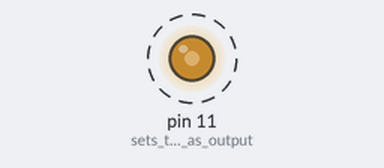
The sketch below on a simulated Arduino Uno, built with avr-gcc and run on an emulated ATmega328P. Shown: output pins drawn as LEDs (lit = HIGH). Dashed ring = blinking.

Above: at 0.05 s.
Timing chart, 0 to 3.0 s (numbered marks = the images above):
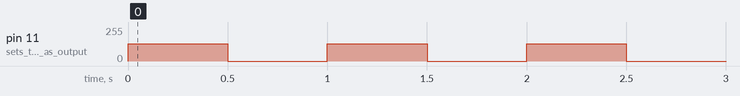

The sketch:

buzzer.ino
```cpp
/*
Example 13.0
Drive a piezoelectric buzzer with Arduino
http://tronixstuff.wordpress.com/tutorials > Chapter 13
*/
void setup()
{
     pinMode(11, OUTPUT);   // sets the pin as output
}
void loop()
{
     analogWrite(11,128);
     delay(500);
     digitalWrite(11, LOW);
     delay(500);
}
```

Measured:
- by itself, pin 11 (sets_the_pin_as_output): alternates 128/255 for 0.50 s and 0/255 for 0.50 s
